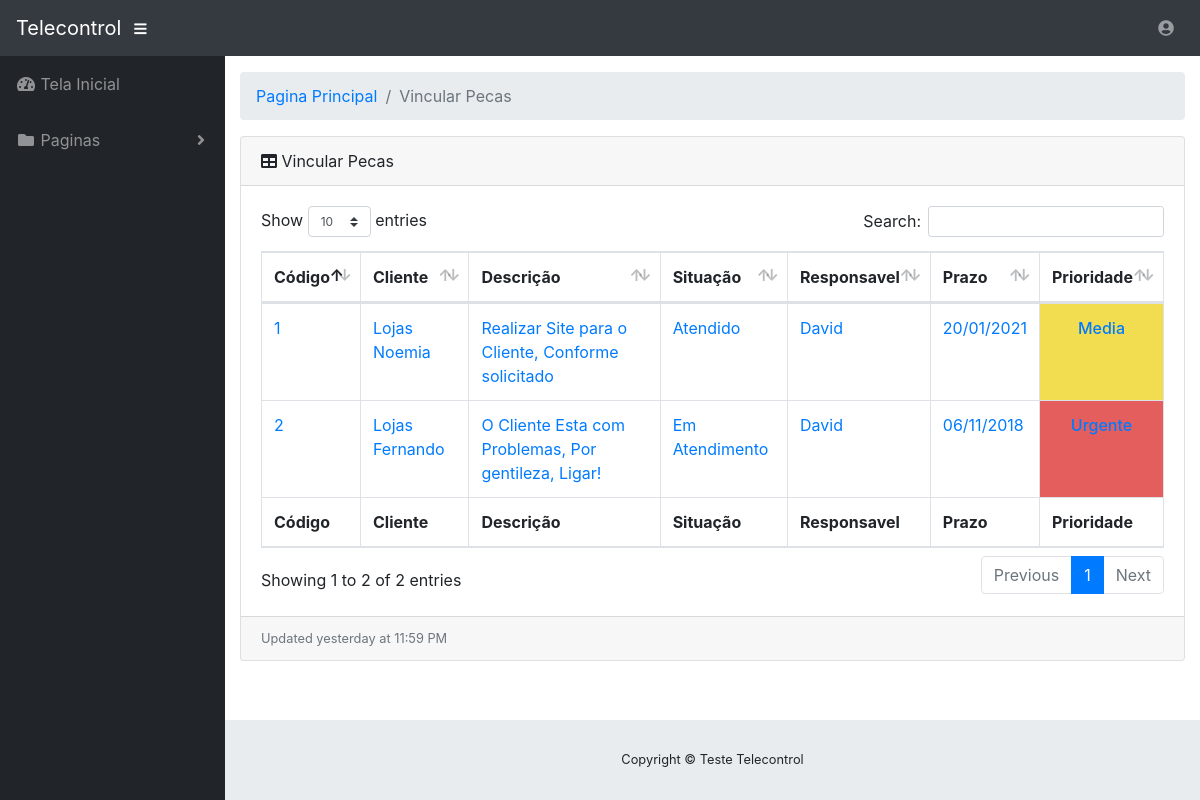
Screenshot of /view/vincularPecaCliente.php (signed in) with the database file from the repository.
### tables this page shows
CREATE TABLE IF NOT EXISTS `requisicao` (
  `id` int(11) NOT NULL AUTO_INCREMENT,
  `descricao` text DEFAULT NULL,
  `prazo` datetime DEFAULT NULL,
  `data_cadastro` datetime DEFAULT NULL,
  `id_situacao` int(11) DEFAULT NULL,
  `id_prioridade` int(11) DEFAULT NULL,
  `id_responsavel` int(11) NOT NULL,
  `id_cliente` int(11) NOT NULL,
  PRIMARY KEY (`id`),
  KEY `id_responsavel` (`id_responsavel`),
  KEY `id_prioridade` (`id_prioridade`),
  KEY `id_cliente` (`id_cliente`),
  KEY `id_situacao` (`id_situacao`)
);

CREATE TABLE IF NOT EXISTS `cliente` (
  `id` int(11) NOT NULL AUTO_INCREMENT,
  `nome` varchar(200) NOT NULL,
  `sobrenome` varchar(200) NOT NULL,
  `nome_social` varchar(200) NOT NULL,
  `cnpj` varchar(18) NOT NULL,
  `cpf` varchar(14) NOT NULL,
  `id_layout` varchar(200) NOT NULL,
  `valor` float NOT NULL,
  `descricao` text NOT NULL,
  `cidade` varchar(200) NOT NULL,
  `estado` varchar(200) NOT NULL,
  `endereco` varchar(200) NOT NULL,
  `bairro` varchar(200) NOT NULL,
  `referencia` varchar(200) NOT NULL,
  `cep` varchar(200) NOT NULL,
  `numero` varchar(200) NOT NULL,
  `email` varchar(200) NOT NULL,
  `telefone` varchar(14) NOT NULL,
  `celular` varchar(15) NOT NULL,
  PRIMARY KEY (`id`)
);

CREATE TABLE IF NOT EXISTS `situacao_requisicao` (
  `id` int(11) NOT NULL AUTO_INCREMENT,
  `descricao` varchar(50) NOT NULL,
  PRIMARY KEY (`id`)
);

CREATE TABLE IF NOT EXISTS `usuario` (
  `id` int(11) NOT NULL AUTO_INCREMENT,
  `nome` varchar(50) DEFAULT NULL,
  `sobrenome` varchar(50) DEFAULT NULL,
  `email` varchar(50) DEFAULT NULL,
  `senha` varchar(50) DEFAULT NULL,
  `setor` int(11) DEFAULT NULL,
  `funcao` int(11) DEFAULT NULL,
  PRIMARY KEY (`id`),
  KEY `setor` (`setor`),
  KEY `funcao` (`funcao`)
);

CREATE TABLE IF NOT EXISTS `prioridade_requisicao` (
  `id` int(11) NOT NULL,
  `descricao` varchar(200) NOT NULL,
  PRIMARY KEY (`id`)
);

### model/Connection.php (called while the page is built, shortened)
<?php
class Connection{
	var $Server = "localhost";
	var $Username = "root";
	var $Password = "";
	var $Database = "site";
	function Conectar(){
		if(!($conectar = mysqli_connect($this->Server,$this->Username,$this->Password))){
			echo "Erro ao tentar abrir a conexão!";
		}else{
			if(!($con = mysqli_select_db($conectar,$this->Database))){
				echo "Erro ao selecionar o banco!";
			}
		}
		return $conectar;
	}
}
?>

### model/modelRequisicao.php (called while the page is built, shortened)
<?php
require_once('Connection.php');
class modelRequisicao{
	function __construct(){
		$objConnection = new Connection();
		$this->con = $objConnection->Conectar();
	}
	function getRequisicao(){
		$requisicao = mysqli_query($this->con,"SELECT r.id, r.descricao AS descricao_req,r.prazo,r.id_situacao,s.descricao AS descricao_sit,p.descricao AS descricao_pri,u.nome, c.nome_social
		FROM `requisicao` AS r
		LEFT JOIN situacao_requisicao AS s ON s.id = r.id_situacao
		LEFT JOIN prioridade_requisicao AS p ON p.id = r.id_prioridade
		LEFT JOIN usuario AS u ON u.id = r.id_responsavel
		LEFT JOIN cliente AS c ON c.id = r.id_cliente");
		for($i = 0; $array[$i] = mysqli_fetch_assoc($requisicao); $i++) ;
		return $array;
	}
}
?>

### class/Requisicao.php (called while the page is built, shortened)
<?php
require_once('../model/modelRequisicao.php');
class Requisicao
{
	function __construct()
	{
		$objModelRequisicao = new modelRequisicao();
		$this->objModelRequisicao = $objModelRequisicao;
	}
	function getRequisicoes()
	{
		$requisicao = $this->objModelRequisicao->getRequisicao();
		return $requisicao;
	}
}

### view/vincularPecaCliente.php (the view, shortened to what this page needs)
<?php
require_once('../class/Requisicao.php');
$objLogin = new Requisicao();
$requisicao = $objLogin->getRequisicoes();
?>
<!DOCTYPE html>
<html lang="en">
<head>
  <link href="../vendor/bootstrap/css/bootstrap.min.css" rel="stylesheet">
  <link href="../vendor/fontawesome-free/css/all.min.css" rel="stylesheet" type="text/css">
  <link href="../vendor/datatables/dataTables.bootstrap4.css" rel="stylesheet">
  <link href="../css/sb-admin.css" rel="stylesheet">
</head>
<body id="page-top">
  <nav class="navbar navbar-expand navbar-dark bg-dark static-top">
    <a class="navbar-brand mr-1" href="index.html">Telecontrol</a>
    <button class="btn btn-link btn-sm text-white order-1 order-sm-0" id="sidebarToggle" href="#">
      <i class="fas fa-bars"></i>
    </button>
    <ul class="navbar-nav ml-auto ml-md-0">
      <li class="nav-item dropdown no-arrow">
        <a class="nav-link dropdown-toggle" href="#" id="userDropdown" role="button" data-toggle="dropdown" aria-haspopup="true" aria-expanded="false">
          <i class="fas fa-user-circle fa-fw"></i>
        </a>
      </li>
    </ul>
  </nav>
  <div id="wrapper">
    <ul class="sidebar navbar-nav">
      <li class="nav-item">
        <a class="nav-link" href="telaInicio.php">
          <i class="fas fa-fw fa-tachometer-alt"></i>
          <span>Tela Inicial</span>
        </a>
      </li>
      <li class="nav-item dropdown">
        <a class="nav-link dropdown-toggle" href="#" id="pagesDropdown" role="button" data-toggle="dropdown" aria-haspopup="true" aria-expanded="false">
          <i class="fas fa-fw fa-folder"></i>
          <span>Paginas</span>
        </a>
      </li>
    </ul>
    <div id="content-wrapper">
      <div class="container-fluid">
        <ol class="breadcrumb">
          <li class="breadcrumb-item">
            <a href="telaInicio.php">Pagina Principal</a>
          </li>
          <li class="breadcrumb-item active">Vincular Pecas</li>
        </ol>
        <div class="card mb-3">
          <div class="card-header">
            <i class="fas fa-table"></i>
            Vincular Pecas
          </div>
          <div class="card-body">
            <div class="table-responsive">
              <table class="table table-bordered" id="dataTable" width="100%" cellspacing="0">
                <thead>
                  <tr>
                    <th>Código</th>
                    <th>Cliente</th>
                    <th>Descrição</th>
                    <th>Situação</th>
                    <th>Responsavel</th>
                    <th>Prazo</th>
                    <th>Prioridade</th>
                  </tr>
                </thead>
                <tfoot>
                  <tr>
                    <th>Código</th>
                    <th>Cliente</th>
                    <th>Descrição</th>
                    <th>Situação</th>
                    <th>Responsavel</th>
                    <th>Prazo</th>
                    <th>Prioridade</th>
                  </tr>
                </tfoot>
                <tbody>
                  <?php foreach ($requisicao as  $row) {
                    if (!empty($row['id'])) {
                  ?>
                      <tr>
                        <td> <a href="/view/VinculaPecas.php?id=<?= $row['id']; ?>"> <?= $row['id']; ?></a></td>
                        <td><a href="/view/VinculaPecas.php?id=<?= $row['id']; ?>"><?= $row['nome_social']; ?></a></td>
                        <td><a href="/view/VinculaPecas.php?id=<?= $row['id']; ?>"><?= $row['descricao_req']; ?></a></td>
                        <td><a href="/view/VinculaPecas.php?id=<?= $row['id']; ?>"><?= $row['descricao_sit']; ?></a></td>
                        <td><a href="/view/VinculaPecas.php?id=<?= $row['id']; ?>"><?= $row['nome']; ?></a></td>
                        <td><a href="/view/VinculaPecas.php?id=<?= $row['id']; ?>"><?= date('d/m/Y', strtotime($row['prazo'])); ?></a></td>
                        <td class="pri_<?= $row['descricao_pri']; ?>"><a href="/view/VinculaPecas.php?id=<?= $row['id']; ?>"><?= $row['descricao_pri']; ?></a></td>
                      </tr>
                  <?php
                    }
                  } ?>
                </tbody>
              </table>
            </div>
          </div>
          <div class="card-footer small text-muted">Updated yesterday at 11:59 PM</div>
        </div>
      </div>
      <footer class="sticky-footer">
        <div class="container my-auto">
          <div class="copyright text-center my-auto">
            <span>Copyright © Teste  Telecontrol</span>
          </div>
        </div>
      </footer>
    </div>
  </div>
</body>
</html>

### css/sb-admin.css (style rules this page uses)
html { position: relative; min-height: 100%; }
body { height: 100%; }
#wrapper { display: -webkit-box; display: -ms-flexbox; display: flex; }
#wrapper #content-wrapper { overflow-x: hidden; width: 100%; padding-top: 1rem; padding-bottom: 80px; }
.navbar-nav .nav-item.dropdown .dropdown-toggle::after { width: 1rem; text-align: center; float: right; vertical-align: 0; border: 0; font-weight: 900; content: '\f105'; font-family: 'Font Awesome 5 Free'; }
.navbar-nav .nav-item.dropdown.no-arrow .dropdown-toggle::after { display: none; }
.sidebar { width: 90px !important; background-color: #212529; min-height: calc(100vh - 56px); }
.sidebar .nav-item:last-child { margin-bottom: 1rem; }
.sidebar .nav-item .nav-link { text-align: center; padding: 0.75rem 1rem; width: 90px; }
.sidebar .nav-item .nav-link span { font-size: 0.65rem; display: block; }
.sidebar .nav-item.dropdown .dropdown-toggle::after { display: none; }
.sidebar .nav-item .nav-link { color: rgba(255, 255, 255, 0.5); }
@media (min-width: 768px) { .sidebar { width: 225px !important; } }
@media (min-width: 768px) { .sidebar .nav-item .nav-link { display: block; width: 100%; text-align: left; padding: 1rem; width: 225px; } }
@media (min-width: 768px) { .sidebar .nav-item .nav-link span { font-size: 1rem; display: inline; } }
@media (min-width: 768px) { .sidebar .nav-item.dropdown .dropdown-toggle::after { display: block; } }
:root { --input-padding-x: 0.75rem; --input-padding-y: 0.75rem; }
footer.sticky-footer { display: -webkit-box; display: -ms-flexbox; display: flex; position: absolute; right: 0; bottom: 0; width: calc(100% - 90px); height: 80px; background-color: #e9ecef; }
footer.sticky-footer .copyright { line-height: 1; font-size: 0.8rem; }
@media (min-width: 768px) { footer.sticky-footer { width: calc(100% - 225px); } }
.pri_Media { color: black; background: #f1dd4f; font-weight: 500; text-align:center; }
.pri_Urgente { color: white; background: #e45e5e; font-weight: 500; text-align:center; }

### rows the page displays
requisicao: id "1", id_cliente.nome_social "Lojas Noemia", descricao "Realizar Site para o Cliente, Conforme solicitado", situacao_requisicao.descricao "Atendido", usuario.nome "David", prazo "20/01/2021", prioridade_requisicao.descricao "Media"
requisicao: id "2", id_cliente.nome_social "Lojas Fernando", descricao "O Cliente Esta com Problemas, Por gentileza, Ligar!", situacao_requisicao.descricao "Em Atendimento", usuario.nome "David", prazo "06/11/2018", prioridade_requisicao.descricao "Urgente"
